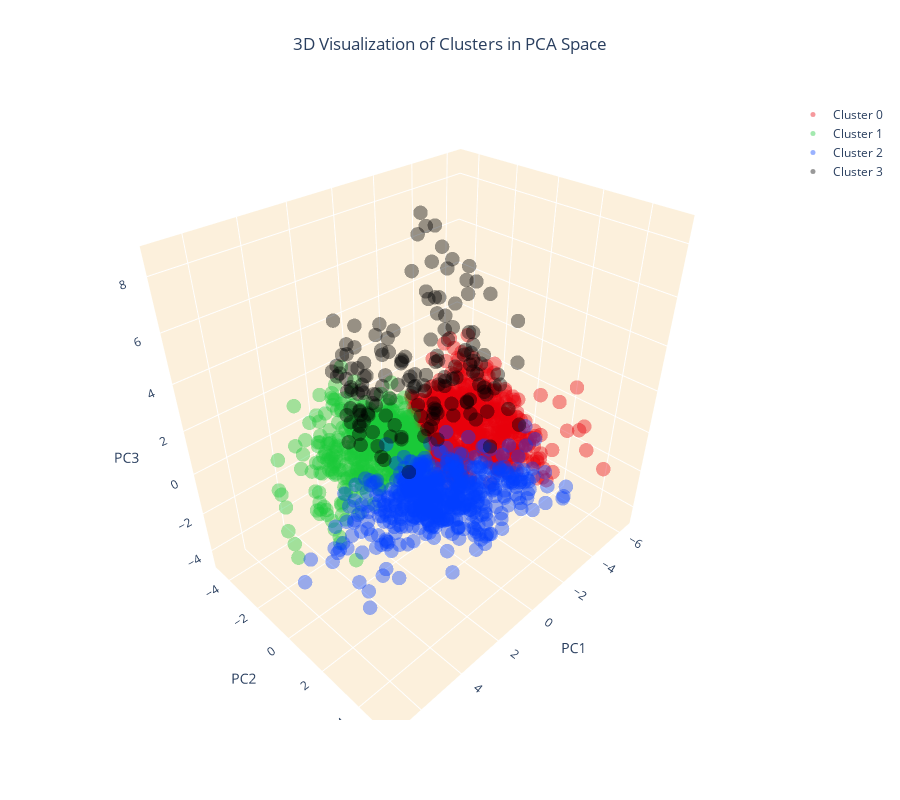

The cell this chart's notebook holds for it:
### Code cell
colors = ['#e8000b', '#1ac938', '#023eff', '#000000']
cluster_0 = F1_data_pca[F1_data_pca['cluster'] == 0]
cluster_1 = F1_data_pca[F1_data_pca['cluster'] == 1]
cluster_2 = F1_data_pca[F1_data_pca['cluster'] == 2]
cluster_3 = F1_data_pca[F1_data_pca['cluster'] == 3]
# Create a 3D scatter plot
fig = go.Figure()

# Add data points for each cluster separately and specify the color
fig.add_trace(go.Scatter3d(x=cluster_0['PC1'], y=cluster_0['PC2'], z=cluster_0['PC3'], 
                           mode='markers', marker=dict(color=colors[0], size=5, opacity=0.4), name='Cluster 0'))
fig.add_trace(go.Scatter3d(x=cluster_1['PC1'], y=cluster_1['PC2'], z=cluster_1['PC3'], 
                           mode='markers', marker=dict(color=colors[1], size=5, opacity=0.4), name='Cluster 1'))
fig.add_trace(go.Scatter3d(x=cluster_2['PC1'], y=cluster_2['PC2'], z=cluster_2['PC3'], 
                           mode='markers', marker=dict(color=colors[2], size=5, opacity=0.4), name='Cluster 2'))
fig.add_trace(go.Scatter3d(x=cluster_3['PC1'], y=cluster_3['PC2'], z=cluster_3['PC3'], 
                           mode='markers', marker=dict(color=colors[3], size=5, opacity=0.4), name='Cluster 3'))

# Set the title and layout details
fig.update_layout(
    title=dict(text='3D Visualization of Clusters in PCA Space', x=0.5),
    scene=dict(
        xaxis=dict(backgroundcolor="#fcf0dc", gridcolor='white', title='PC1'),
        yaxis=dict(backgroundcolor="#fcf0dc", gridcolor='white', title='PC2'),
        zaxis=dict(backgroundcolor="#fcf0dc", gridcolor='white', title='PC3'),
    ),
    width=900,
    height=800
)

# Show the plot
fig.show()

### Figure 1 — Plotly figure (JSON) as saved in the notebook; plotly's stock layout.template omitted (floating-point values rounded to 4 significant figures; data arrays with more than 128 entries replaced by an {"elided": "..."} marker saying what was removed)
{"data": [{"marker": {"color": "#e8000b", "opacity": 0.4, "size": 5}, "mode": "markers", "name": "Cluster 0", "type": "scatter3d", "x": {"elided": "712 float values"}, "y": {"elided": "712 float values"}, "z": {"elided": "712 float values"}}, {"marker": {"color": "#1ac938", "opacity": 0.4, "size": 5}, "mode": "markers", "name": "Cluster 1", "type": "scatter3d", "x": {"elided": "604 float values"}, "y": {"elided": "604 float values"}, "z": {"elided": "604 float values"}}, {"marker": {"color": "#023eff", "opacity": 0.4, "size": 5}, "mode": "markers", "name": "Cluster 2", "type": "scatter3d", "x": {"elided": "550 float values"}, "y": {"elided": "550 float values"}, "z": {"elided": "550 float values"}}, {"marker": {"color": "#000000", "opacity": 0.4, "size": 5}, "mode": "markers", "name": "Cluster 3", "type": "scatter3d", "x": {"elided": "154 float values"}, "y": {"elided": "154 float values"}, "z": {"elided": "154 float values"}}], "layout": {"height": 800, "scene": {"aspectmode": "auto", "aspectratio": {"x": 1.111, "y": 0.8259, "z": 1.09}, "xaxis": {"backgroundcolor": "#fcf0dc", "gridcolor": "white", "title": {"text": "PC1"}, "type": "linear"}, "yaxis": {"backgroundcolor": "#fcf0dc", "gridcolor": "white", "title": {"text": "PC2"}, "type": "linear"}, "zaxis": {"backgroundcolor": "#fcf0dc", "gridcolor": "white", "title": {"text": "PC3"}, "type": "linear"}}, "title": {"text": "3D Visualization of Clusters in PCA Space", "x": 0.5}, "width": 900}}
